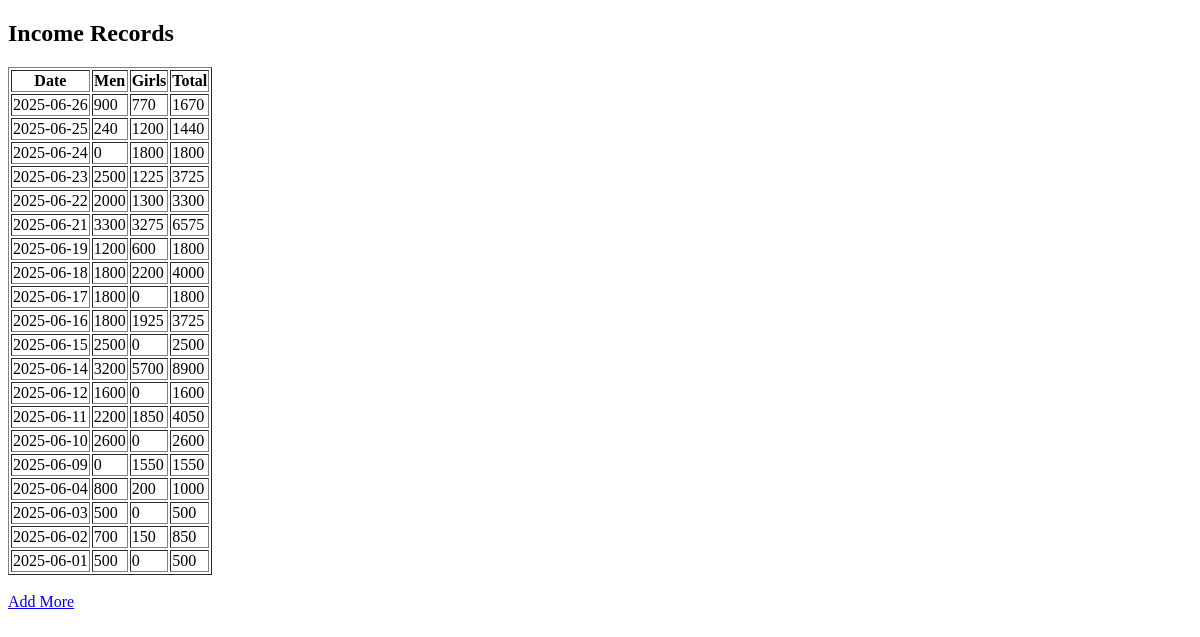
Before: /income/view with the older database file.
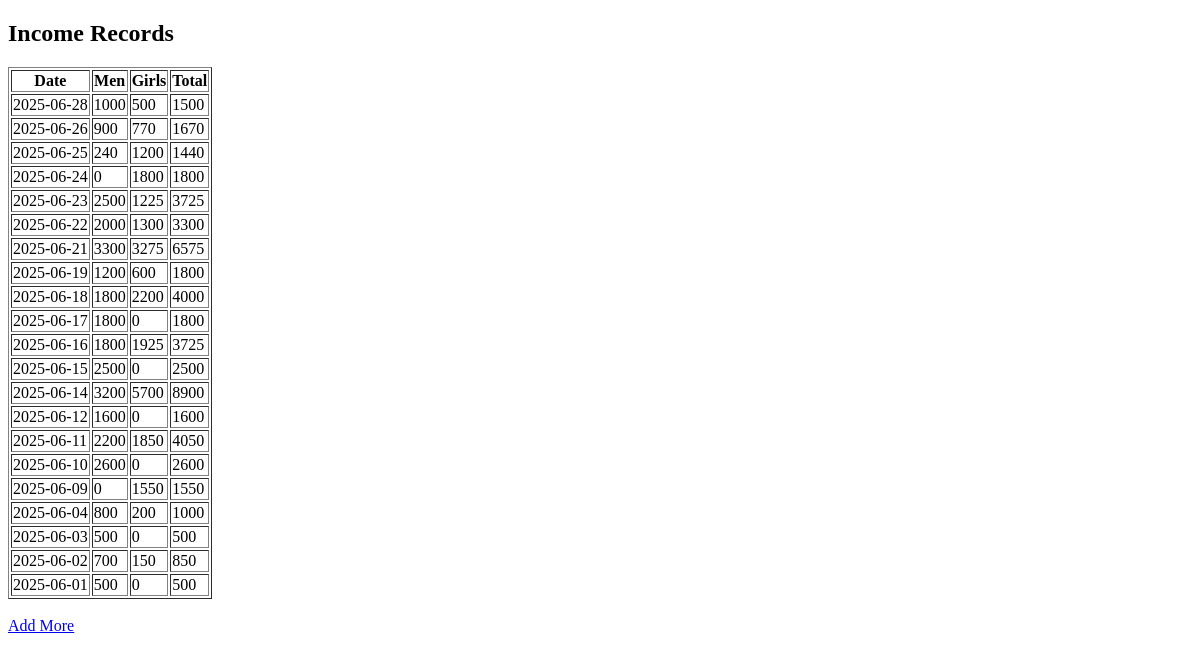
After: the same page with the newer database file.
### app.py (models this page shows)
class Income(db.Model):
    id = db.Column(db.Integer, primary_key=True)              # Unique ID
    date = db.Column(db.Date, nullable=False)                 # Date of income
    men = db.Column(db.Integer, nullable=False)               # Men income amount
    girls = db.Column(db.Integer, nullable=False)             # Girls income amount

### app.py (the view)
@app.route('/income/view')
def view_income():
    incomes = Income.query.order_by(Income.date.desc()).all()       # Get all records, newest first
    total_income = db.session.query(
        db.func.coalesce(db.func.sum(Income.men + Income.girls), 0) # Calculate total income
    ).scalar()
    return render_template('view_income.html', income_records=incomes, total_income=total_income)

### templates/view_income.html (shortened to what this page needs)
<!DOCTYPE html>
<html>
<head>
</head>
<body>
    <h2>Income Records</h2>
    <table border="1">
        <tr>
            <th>Date</th>
            <th>Men</th>
            <th>Girls</th>
            <th>Total</th>
        </tr>
        {% for record in income_records %}
        <tr>
            <td>{{ record.date }}</td>
            <td>{{ record.men }}</td>
            <td>{{ record.girls }}</td>
            <td>{{ record.men + record.girls }}</td>
        </tr>
        {% endfor %}
    </table>
    <br>
    <a href="{{ url_for('add_income') }}">Add More</a>
</body>
</html>

Changed rows visible on the page:
added Income: date "2025-06-28", men "1000", girls "500", record.men+record.girls "1500"
